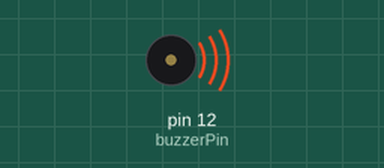
Simulated run of this sketch. Board: Arduino Uno, built with avr-gcc and run on an emulated ATmega328P. Parts: buzzer (waves = sounding).

Above: at 0.1 s.
At 2.7 s:
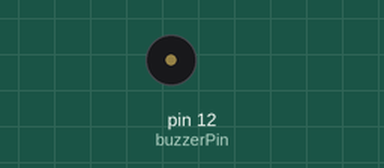
Timing chart, 0 to 6.8 s (numbered marks = the images above):
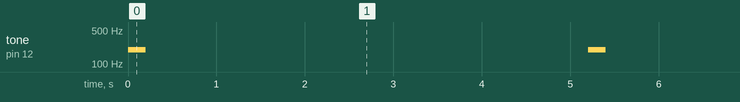

The sketch:

beep.ino
```cpp
// (licence header left out)
int buzzerPin = 12;                 // stel de variable "buzzerPin" in op pin 12

void setup(void) {
  pinMode(buzzerPin, OUTPUT);       // stel de buzzerPin in als uitvoer
}

void loop() {
  beep();                           // voer de "beep" functie uit
  delay(5000);                      // pauzeer 5s
}

void beep() {

  // tone(pin, frequentie, duur in milliseconden)
  tone(buzzerPin, 196, 200);        // Laat toon van 196hz, 200ms lang horen

  delay(200);                       // pauzeer 200ms

}
```

Measured:
- by itself, tone on pin 12 (buzzerPin): alternates 196 Hz for 0.20 s and silent for 5.0 s
